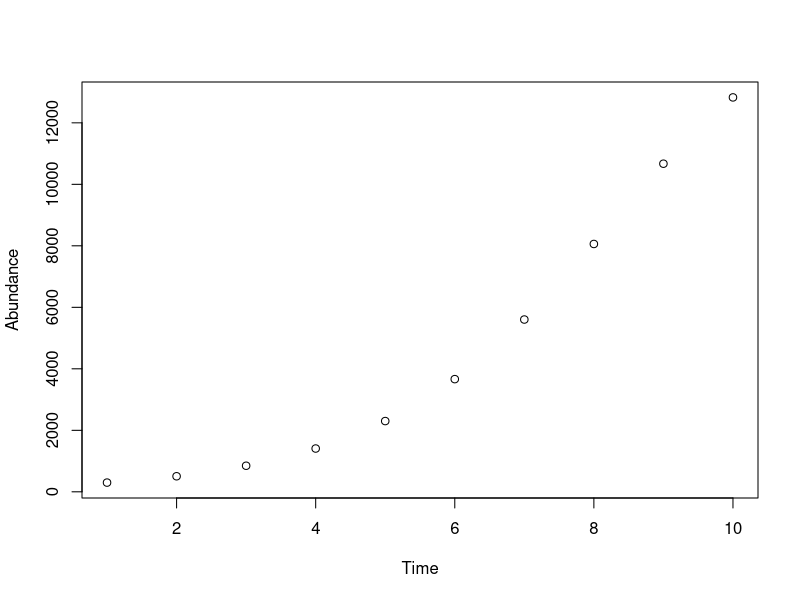

R code for this plot:
###### STEP 3 ######
#Create Lab 4's logistic growth model into a function
#Arguments will be: r = growth rate, K = carrying capacity, n = initial population size and t = time (number of generations)
LogGrowthMod <- function(r, K, n, t) {
    time <- seq(1, t, 1)
    abundance <- rep(NA, t)
    abundance[1] <- n
    for(i in 1:(t-1)){
        abundance[i+1] <- abundance[i] + (r*abundance[i]*(1-(abundance[i]/K)))
    } 
    (plot(time, abundance, ##Make a plot of abundance over time with labels
                xlab = "Time",
                ylab = "Abundance"))
    LogGrowthData <- matrix(1:24, ncol=2) 
    LogGrowthData <- cbind(time, abundance) #store time and abundance values in matrix
    colnames(LogGrowthData) <- c("generations", "abundance")
    return(LogGrowthData)
}

#Call the Function with chosen parameter values 
#r = 0.7
#K = 15000
#n = 300
#t = 10
LogGrowthResults <- LogGrowthMod(0.7, 15000, 300, 10)

#Save results in csv file
write.csv(x = LogGrowthResults, file = "LogGrowthResults.csv")




